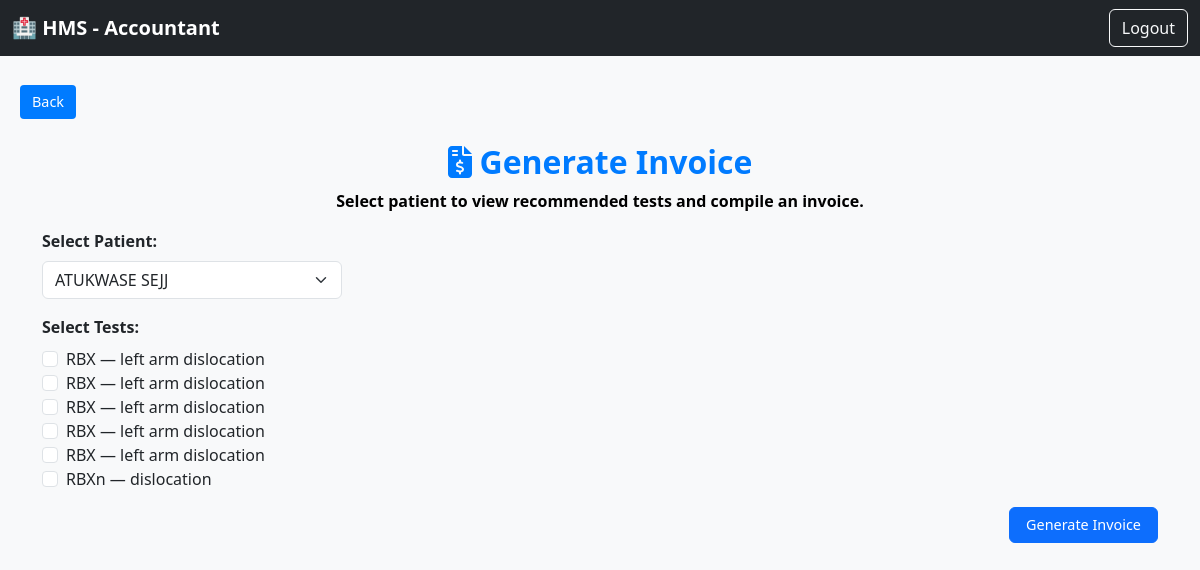
The page /accountant/billing/4 (signed in) on the database its author committed.
### tables this page shows
CREATE TABLE test_recommendations (
                id INTEGER PRIMARY KEY AUTOINCREMENT,
                patient_id INTEGER NOT NULL,
                appointment_id INTEGER NOT NULL,
                doctor_id INTEGER NOT NULL,
                test_name TEXT NOT NULL,
                reason TEXT,
                created_at TEXT DEFAULT (DATETIME('now'))
            );

### routes/accountant_routes.py (the view)
@accountant_bp.route('/billing/<int:patient_id>')
def billing_for_patient(patient_id):
    role = session.get('role', '').upper()
    if 'user_id' not in session or role != 'ACCOUNTANT':
        flash('Access denied. Please log in as an accountant.', 'warning')
        return redirect(url_for('auth.role_login'))
    conn = get_db_connection()
    cursor = conn.cursor()
    cursor.execute("SELECT id, first_name, last_name FROM patients")
    patients = cursor.fetchall()
    cursor.execute("""
        SELECT id, test_name, reason
        FROM test_recommendations
        WHERE patient_id = ?
    """, (patient_id,))
    tests = cursor.fetchall()
    conn.close()
    return render_template('accountant/billing_form.html', patients=patients, tests=tests, selected_patient_id=patient_id)

### utils/db.py (called while the page is built)
def get_db_connection():
    db_path = os.path.join(os.path.dirname(__file__), '..', 'hospital.db')
    db_path = os.path.abspath(db_path)  # ✅ Ensures full path
    conn = sqlite3.connect(db_path)
    conn.row_factory = sqlite3.Row     # ✅ Enables dict-like access to rows
    return conn

### templates/accountant/billing_form.html (shortened to what this page needs)
<!DOCTYPE html>
<html lang="en">
<head>
  <link href="https://cdn.jsdelivr.net/npm/bootstrap@5.3.0/dist/css/bootstrap.min.css" rel="stylesheet">
</head>
<body>
<nav class="navbar navbar-expand-lg navbar-dark bg-dark fixed-top">
  <div class="container-fluid">
    <a class="navbar-brand fw-bold" href="#">🏥 HMS - Accountant</a>
    <div class="collapse navbar-collapse justify-content-end" id="navbarNav">
      <ul class="navbar-nav">
        <li class="nav-item">
          <a class="btn btn-outline-light" href="{{ url_for('accountant.accountant_logout') }}">Logout</a>
        </li>
      </ul>
    </div>
  </div>
</nav>
<div>
  <button class="btn-back" onclick="history.back()">Back</button>
</div>
<div class="container mt-4">
  <h2 class="page-title"><i class="fas fa-file-invoice-dollar me-2"></i>Generate Invoice</h2>
  <p class="subheading">Select patient to view recommended tests and compile an invoice.</p>
  <form method="GET" action="{{ url_for('accountant.billing_for_patient', patient_id=0) }}">
    <div class="mb-3">
      <label for="patient_id" class="form-label fw-bold">Select Patient:</label>
      <select class="form-select" name="patient_id" title="Select Patient"
              onchange="this.form.action = '/accountant/billing/' + this.value; this.form.submit();" required>
        {% for patient in patients %}
          <option value="{{ patient.id }}" {% if selected_patient_id == patient.id %}selected{% endif %}>
            {{ patient.first_name }} {{ patient.last_name }}
          </option>
        {% endfor %}
      </select>
    </div>
  </form>
  {% if tests %}
  <form method="POST" action="{{ url_for('accountant.generate_invoice') }}">
    <div class="mb-3">
      <label class="form-label fw-bold">Select Tests:</label>
      <div class="form-check">
        {% for test in tests %}
          <input class="form-check-input" type="checkbox" name="test_ids" value="{{ test.id }}" id="test{{ test.id }}">
          <label class="form-check-label" for="test{{ test.id }}">
            {{ test.test_name }} — {{ test.reason }}
          </label><br>
        {% endfor %}
      </div>
    </div>
    <div class="text-end">
      <button type="submit" class="btn btn-primary btn-generate">Generate Invoice</button>
    </div>
  </form>
  {% endif %}
</div>
</body>
</html>

### templates/accountant/billing_form.html (style rules this page uses)
body { font-family: 'Segoe UI', sans-serif; background-color: #f8f9fa; padding-top: 70px; }
.btn-back { background-color: #007bff; color: white; border: none; padding: 6px 12px; font-size: 0.9rem; border-radius: 4px; margin-left: 20px; margin-top: 15px; }
.form-select { max-width: 300px; }
.btn-generate { font-size: 0.9rem; padding: 6px 16px; }
h2.page-title { color: #007bff; font-weight: bold; text-align: center; }
p.subheading { color: #000; font-weight: bold; text-align: center; }

### rows shown on the page
test_recommendations: test_name "RBX", reason "left arm dislocation"
test_recommendations: test_name "RBX", reason "left arm dislocation"
test_recommendations: test_name "RBX", reason "left arm dislocation"
test_recommendations: test_name "RBX", reason "left arm dislocation"
test_recommendations: test_name "RBX", reason "left arm dislocation"
test_recommendations: test_name "RBXn", reason "dislocation"

### other values the page prints
form field patient_id "ATUKWASE SEJJ"
